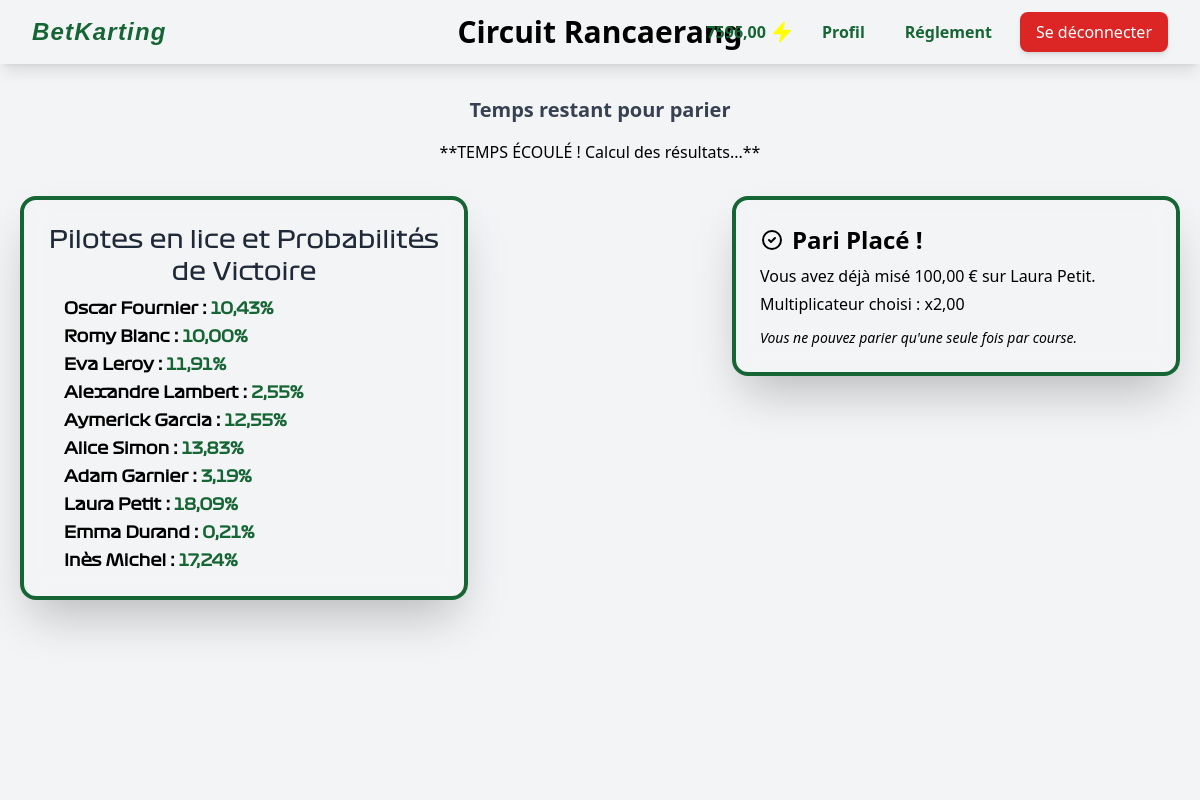
Screenshot of /parier/345/ (signed in) with the database file from the repository.
### betkarting_app/models.py (models this page shows, shortened)
class Course(models.Model):
    ville = models.CharField(max_length=100)
    record = models.FloatField()
    pilotes = models.ManyToManyField('Pilote', through='Participation')
    date_fin_paris = models.DateTimeField(null=True, blank=True)
    date_debut = models.DateTimeField(default=timezone.now) # Ajout
    resultat_calcule = models.BooleanField(default=False) # Ajout
    gagnant = models.ForeignKey('Pilote', on_delete=models.SET_NULL, null=True, blank=True,related_name='gagnant_des_courses')

class CustomUser(AbstractUser):
    balance = models.DecimalField(max_digits=10, decimal_places=2, default=10000)

class Participation(models.Model):
    course = models.ForeignKey(Course, on_delete=models.CASCADE)
    pilote = models.ForeignKey(Pilote, on_delete=models.CASCADE)
    proba = models.FloatField(help_text="Probabilité du pilote pour cette course (en %)")
    class Meta:
        unique_together = ('course', 'pilote')

class Pilote(models.Model):
    nom = models.CharField(max_length=100)
    prenom = models.CharField(max_length=100)
    equipe = models.CharField(max_length=100)

class Pari(models.Model):
    user = models.ForeignKey(CustomUser, on_delete=models.CASCADE)
    course = models.ForeignKey(Course, on_delete=models.CASCADE)
    pilote_choisi = models.ForeignKey(Pilote, on_delete=models.CASCADE)
    montant = models.DecimalField(max_digits=10, decimal_places=2)
    multiplicateur = models.FloatField(default=1.0)
    resultat = models.CharField(max_length=20, null=True, blank=True)  # "gagné", "perdu"
    date = models.DateTimeField(auto_now_add=True)

### betkarting_app/views.py (the view, shortened to what this page needs)
# urls.py: path('parier/<int:course_id>/', views.parier, name='parier'),
@login_required
def parier(request, course_id):
    user = request.user
    try:
        course = Course.objects.get(id=course_id)
    except Course.DoesNotExist:
        return redirect("home")
    participations = Participation.objects.filter(course=course)
    pari_existant = Pari.objects.filter(user=user, course=course).exists()
    if pari_existant:
        error_message = "Vous avez déjà placé un pari pour cette course."
        pari_utilisateur_actuel = Pari.objects.get(user=user, course=course)
        temps_restant = (course.date_debut + timedelta(minutes=PARI_DURATION_MINUTES)) - timezone.now()
        date_expiration = course.date_debut + timedelta(minutes=PARI_DURATION_MINUTES)
        date_expiration_ms = int(date_expiration.timestamp() * 1000)
        url_terminer_pari = reverse('terminer_pari_et_preparer_suivant', kwargs={'course_id': course.id})
        return render(request, "betkarting_app/home.html", {
            "course": course,
            "participations": participations,
            "error": error_message,
            "pari_utilisateur": pari_utilisateur_actuel,
            "temps_restant": temps_restant,
            "date_expiration_ms": date_expiration_ms,
            "url_terminer_pari": url_terminer_pari,
        })

### betkarting_app/templates/betkarting_app/home.html (shortened to what this page needs)
{% extends "betkarting_app/base.html" %}
{% load math_filters %}
{% block content %}
<div class="space-y-8">
    {% if course %}
    <h3 class="text-xl text-center font-semibold text-gray-700 mb-4">
        Temps restant pour parier
    </h3>
    <div id="timer-display" class="flex !mt-2 justify-center gap-3 sm:gap-6">
    </div>
    {% endif %}
    {% if course %}
    <div
        class="w-full px-5 flex flex-col lg:flex-row justify-between items-start lg:items-start space-y-8 lg:space-y-0">
        <div class="lg:flex-1">
            <div class="border-4 border-green-800  backdrop-blur-md rounded-2xl p-6 shadow-2xl max-w-md w-full">
                <h3 class="text-2xl font-f1-custom  text-center  text-gray-800">Pilotes en lice et Probabilités de Victoire</h3>
                <ul class="  font-f1-custom font-bold   list-inside ml-4 mt-2 text-black space-y-1">
                    {% for participation in participations %}
                    <li>
                        {{ participation.pilote.prenom }} {{ participation.pilote.nom }} : <span
                            class=" font-f1-custom text-primary-green">{{ participation.proba|floatformat:2 }}%</span>
                    </li>
                    {% endfor %}
                </ul>
            </div>
        </div>
        <div class="lg:flex-1 flex flex-col lg:items-end ">
            {% if pari_utilisateur %}
            <div class="border-4 border-green-800  backdrop-blur-md  rounded-2xl p-6 shadow-2xl max-w-md w-full">
                <h3 class="text-2xl font-semibold mb-2 flex items-center">
                    <svg class="w-6 h-6 mr-2" fill="none" stroke="currentColor" viewBox="0 0 24 24"
                        xmlns="http://www.w3.org/2000/svg">
                        <path stroke-linecap="round" stroke-linejoin="round" stroke-width="2"
                            d="M9 12l2 2 4-4m6 2a9 9 0 11-18 0 9 9 0 0118 0z"></path>
                    </svg>
                    Pari Placé !
                </h3>
                <p class="mb-1">Vous avez déjà misé {{ pari_utilisateur.montant|floatformat:2 }} € sur
                    {{ pari_utilisateur.pilote_choisi.prenom }} {{ pari_utilisateur.pilote_choisi.nom }}.</p>
                <p class="mb-3">Multiplicateur choisi : x{{ pari_utilisateur.multiplicateur|floatformat:2 }}</p>
                <p class="text-sm italic text-black">
                    Vous ne pouvez parier qu'une seule fois par course.
                </p>
            </div>
            {% endif %}
        </div>
    </div>
    {% else %}
    <p class="text-lg text-gray-600 p-4 bg-gray-100 border border-gray-300 rounded-lg">
        Aucune course disponible pour le moment.
    </p>
    {% endif %}
</div>
{% endblock %}

### betkarting_app/templates/betkarting_app/base.html (shortened to what this page needs)
{% load static %}
<!DOCTYPE html>
<html lang="fr">
<head>
    <script src="https://cdn.tailwindcss.com"></script>
    {% load static %}
</head>
<body class="bg-gray-100 min-h-screen flex flex-col bg-cover bg-center bg-fixed
    {% if request.resolver_match.url_name == 'home' %}
        bg-kart-bg
    {% else %}
        bg-kart-bg-no-road
    {% endif %}
">
    <div id="video-background-container" class="hidden">
        <video autoplay loop muted class="video-bg" id="bet-video">
            <source src="{% static 'video/animation_kart.mp4' %}" type="video/mp4">
        </video>
    </div>
    <header class="shadow-lg z-10 w-full ">
        <nav class="w-full px-4 sm:px-6 lg:px-8 py-3 flex justify-between items-center relative">
            <a href="{% url 'home' %}"
                class="font-pro-racing italic text-2xl font-bold tracking-wider text-primary-green hover:text-gray-200 transition duration-150 z-20">
                BetKarting
            </a>
            {% if course %}
            <h2
                class="absolute left-1/2 transform -translate-x-1/2 text-xl sm:text-2xl lg:text-3xl font-bold  z-10 whitespace-nowrap">
                Circuit {{ course.ville }}
            </h2>
            {% endif %}
            <div class="space-x-4 flex items-center z-20">
                {% if user.is_authenticated %}
                <div class="flex items-center gap-1">
                    <h2 class="flex font-bold text-primary-green items-center gap-1"> {{user.balance}}
                        <svg xmlns="http://www.w3.org/2000/svg" fill="yellow" viewBox="0 0 24 24" stroke-width="1.5"
                            stroke="yellow" class="size-6">
                            <path stroke-linecap="round" stroke-linejoin="round"
                                d="m3.75 13.5 10.5-11.25L12 10.5h8.25L9.75 21.75 12 13.5H3.75Z" />
                        </svg>
                    </h2>
                </div>
                <a href="{% url 'profile' %}"
                    class="text-primary-green font-bold hover:text-black  px-3 py-2 rounded-md transition duration-150">
                    Profil
                </a>
                <a href="{% url 'reglement' %}"
                    class="text-primary-green  font-bold hover:text-black  px-3 py-2 rounded-md transition duration-150">
                    Réglement
                </a>
                <form action="{% url 'logout' %}" method="post">
                    <button type="submit"
                        class="bg-red-600 hover:bg-red-700 text-white font-medium py-2 px-4 rounded-lg transition duration-150 shadow-md">
                        Se déconnecter
                    </button>
                </form>
                {% endif %}
            </div>
        </nav>
    </header>
    <main class="flex-grow w-full px-0 py-8 z-10 max-w-none">{% block content %}{% endblock %}
    </main>
</body>
</html>

### betkarting_app/templates/betkarting_app/home.html (style rules this page uses)
#video-background-container { display: block !important; }

### rows the page displays
Course: ville "Rancaerang"
CustomUser: balance "7596,00"
Participation: pilote.prenom "Oscar", pilote.nom "Fournier", proba "10,43"
Participation: pilote.prenom "Romy", pilote.nom "Blanc", proba "10,00"
Participation: pilote.prenom "Eva", pilote.nom "Leroy", proba "11,91"
Participation: pilote.prenom "Alexandre", pilote.nom "Lambert", proba "2,55"
Participation: pilote.prenom "Aymerick", pilote.nom "Garcia", proba "12,55"
Participation: pilote.prenom "Alice", pilote.nom "Simon", proba "13,83"
Participation: pilote.prenom "Adam", pilote.nom "Garnier", proba "3,19"
Participation: pilote.prenom "Laura", pilote.nom "Petit", proba "18,09"
Participation: pilote.prenom "Emma", pilote.nom "Durand", proba "0,21"
Participation: pilote.prenom "Inès", pilote.nom "Michel", proba "17,24"
Pari: montant "100,00", pilote_choisi.prenom "Laura", pilote_choisi.nom "Petit", multiplicateur "2,00"
